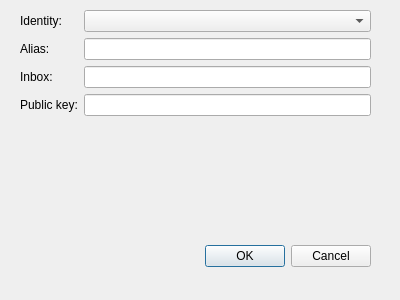
<?xml version="1.0" encoding="UTF-8"?>
<ui version="4.0">
 <class>QblDesktopAddNewContact</class>
 <widget class="QDialog" name="QblDesktopAddNewContact">
  <property name="geometry">
   <rect>
    <x>0</x>
    <y>0</y>
    <width>400</width>
    <height>300</height>
   </rect>
  </property>
  <property name="windowTitle">
   <string>Dialog</string>
  </property>
  <widget class="QDialogButtonBox" name="buttonBox">
   <property name="geometry">
    <rect>
     <x>30</x>
     <y>240</y>
     <width>341</width>
     <height>32</height>
    </rect>
   </property>
   <property name="orientation">
    <enum>Qt::Horizontal</enum>
   </property>
   <property name="standardButtons">
    <set>QDialogButtonBox::Cancel|QDialogButtonBox::Ok</set>
   </property>
  </widget>
  <widget class="QWidget" name="formLayoutWidget">
   <property name="geometry">
    <rect>
     <x>20</x>
     <y>10</y>
     <width>351</width>
     <height>211</height>
    </rect>
   </property>
   <layout class="QFormLayout" name="formLayout">
    <item row="0" column="0">
     <widget class="QLabel" name="lbIdentity">
      <property name="text">
       <string>Identity:</string>
      </property>
     </widget>
    </item>
    <item row="1" column="0">
     <widget class="QLabel" name="lbAlias">
      <property name="text">
       <string>Alias:</string>
      </property>
     </widget>
    </item>
    <item row="2" column="0">
     <widget class="QLabel" name="lbInbox">
      <property name="text">
       <string>Inbox:</string>
      </property>
     </widget>
    </item>
    <item row="3" column="0">
     <widget class="QLabel" name="lbPublicKey">
      <property name="text">
       <string>Public key:</string>
      </property>
     </widget>
    </item>
    <item row="0" column="1">
     <widget class="QComboBox" name="cbIdentities"/>
    </item>
    <item row="1" column="1">
     <widget class="QLineEdit" name="leAlias"/>
    </item>
    <item row="2" column="1">
     <widget class="QLineEdit" name="leInbox"/>
    </item>
    <item row="3" column="1">
     <widget class="QLineEdit" name="lePublicKey"/>
    </item>
   </layout>
  </widget>
 </widget>
 <resources/>
 <connections>
  <connection>
   <sender>buttonBox</sender>
   <signal>accepted()</signal>
   <receiver>QblDesktopAddNewContact</receiver>
   <slot>accept()</slot>
   <hints>
    <hint type="sourcelabel">
     <x>248</x>
     <y>254</y>
    </hint>
    <hint type="destinationlabel">
     <x>157</x>
     <y>274</y>
    </hint>
   </hints>
  </connection>
  <connection>
   <sender>buttonBox</sender>
   <signal>rejected()</signal>
   <receiver>QblDesktopAddNewContact</receiver>
   <slot>reject()</slot>
   <hints>
    <hint type="sourcelabel">
     <x>316</x>
     <y>260</y>
    </hint>
    <hint type="destinationlabel">
     <x>286</x>
     <y>274</y>
    </hint>
   </hints>
  </connection>
 </connections>
</ui>
